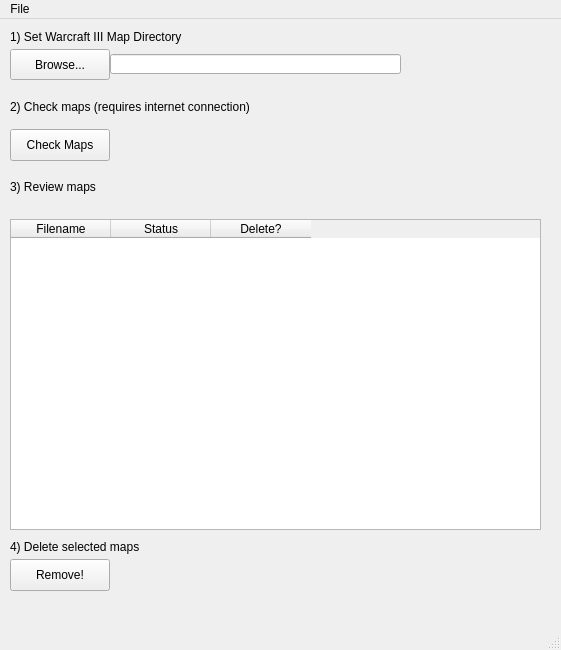
<?xml version="1.0" encoding="UTF-8"?>
<ui version="4.0">
 <class>MapDispel</class>
 <widget class="QMainWindow" name="MapDispel">
  <property name="geometry">
   <rect>
    <x>0</x>
    <y>0</y>
    <width>561</width>
    <height>650</height>
   </rect>
  </property>
  <property name="windowTitle">
   <string>MapDispel</string>
  </property>
  <widget class="QWidget" name="centralwidget">
   <widget class="QPushButton" name="openMapDirectory">
    <property name="geometry">
     <rect>
      <x>10</x>
      <y>30</y>
      <width>100</width>
      <height>31</height>
     </rect>
    </property>
    <property name="text">
     <string>Browse...</string>
    </property>
   </widget>
   <widget class="QLineEdit" name="directoryName">
    <property name="geometry">
     <rect>
      <x>110</x>
      <y>35</y>
      <width>291</width>
      <height>20</height>
     </rect>
    </property>
   </widget>
   <widget class="QTableWidget" name="mapTable">
    <property name="geometry">
     <rect>
      <x>10</x>
      <y>200</y>
      <width>531</width>
      <height>311</height>
     </rect>
    </property>
    <column>
     <property name="text">
      <string>Filename</string>
     </property>
    </column>
    <column>
     <property name="text">
      <string>Status</string>
     </property>
    </column>
    <column>
     <property name="text">
      <string>Delete?</string>
     </property>
    </column>
   </widget>
   <widget class="QLabel" name="label">
    <property name="geometry">
     <rect>
      <x>10</x>
      <y>10</y>
      <width>190</width>
      <height>16</height>
     </rect>
    </property>
    <property name="text">
     <string>1) Set Warcraft III Map Directory</string>
    </property>
   </widget>
   <widget class="QLabel" name="label_2">
    <property name="geometry">
     <rect>
      <x>10</x>
      <y>80</y>
      <width>391</width>
      <height>16</height>
     </rect>
    </property>
    <property name="text">
     <string>2) Check maps (requires internet connection)</string>
    </property>
   </widget>
   <widget class="QPushButton" name="pushButton">
    <property name="geometry">
     <rect>
      <x>10</x>
      <y>110</y>
      <width>100</width>
      <height>32</height>
     </rect>
    </property>
    <property name="text">
     <string>Check Maps</string>
    </property>
   </widget>
   <widget class="QLabel" name="label_3">
    <property name="geometry">
     <rect>
      <x>10</x>
      <y>160</y>
      <width>301</width>
      <height>16</height>
     </rect>
    </property>
    <property name="text">
     <string>3) Review maps</string>
    </property>
   </widget>
   <widget class="QPushButton" name="pushButton_2">
    <property name="geometry">
     <rect>
      <x>10</x>
      <y>540</y>
      <width>100</width>
      <height>32</height>
     </rect>
    </property>
    <property name="text">
     <string>Remove!</string>
    </property>
   </widget>
   <widget class="QLabel" name="label_4">
    <property name="geometry">
     <rect>
      <x>10</x>
      <y>520</y>
      <width>281</width>
      <height>16</height>
     </rect>
    </property>
    <property name="text">
     <string>4) Delete selected maps</string>
    </property>
   </widget>
  </widget>
  <widget class="QStatusBar" name="statusbar"/>
  <widget class="QMenuBar" name="menubar">
   <property name="geometry">
    <rect>
     <x>0</x>
     <y>0</y>
     <width>561</width>
     <height>37</height>
    </rect>
   </property>
   <widget class="QMenu" name="menuFile">
    <property name="title">
     <string>File</string>
    </property>
    <addaction name="aboutMenuButton"/>
   </widget>
   <addaction name="menuFile"/>
  </widget>
  <action name="actionAbout">
   <property name="text">
    <string>About</string>
   </property>
  </action>
  <action name="actionasdf">
   <property name="text">
    <string>asdf</string>
   </property>
  </action>
  <action name="aboutMenuButton">
   <property name="text">
    <string>About</string>
   </property>
  </action>
 </widget>
 <resources/>
 <connections/>
</ui>
